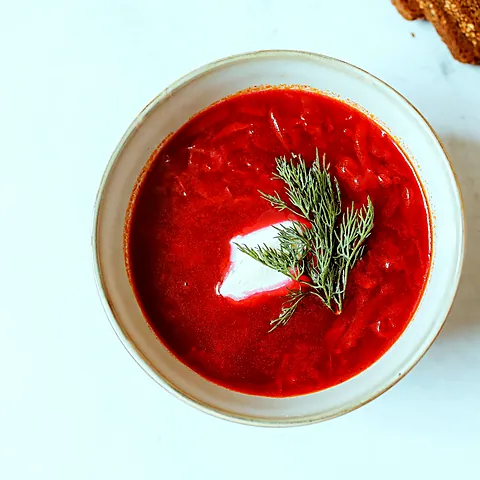
#> input picture assets/food/barszcz-sq.webp, 480 x 480 px, given as the content of the folder ../assets/food/barszcz-sq.webp, which was not available
$ python process_photos.py ../assets/food/barszcz-sq.webp
#> lines starting #> are read from the running program, lines starting #| are printed output that depends on the picture; pictures that were not available may be replaced by others from this repository, and a replacement may not be noted
#> in main, im is the input picture: PIL image 480x480 RGB; mean R, G, B 193.9, 166.9, 159.5
"""Retouch dish photos: white balance, auto levels, vibrance, sharpen, 4:5 + square crops.

Usage: python3 tools/process_photos.py <dir with originals>  -> assets/food/<name>.webp, <name>-sq.webp
"""
import sys, os
import numpy as np
from PIL import Image, ImageFilter, ImageOps

# Horizontal/vertical focus (0..1) for the crop, per dish.
FOCUS = {"barszcz": (0.43, 0.5), "jajka-boczek": (0.5, 0.5)}
# Dishes that also get a landscape crop (hero).
WIDE = {"barszcz"}
OUT = os.path.join(os.path.dirname(__file__), "..", "assets", "food")


def grade(im):
    a = np.asarray(im.convert("RGB")).astype(np.float32) / 255
    # Gray-world white balance, applied at 70% so food keeps its warmth.
    means = a.reshape(-1, 3).mean(0)
#> means = [0.76, 0.655, 0.625]
    gain = means.mean() / means
#> gain = [0.895, 1.04, 1.09]
    a *= 1 + (gain - 1) * 0.7
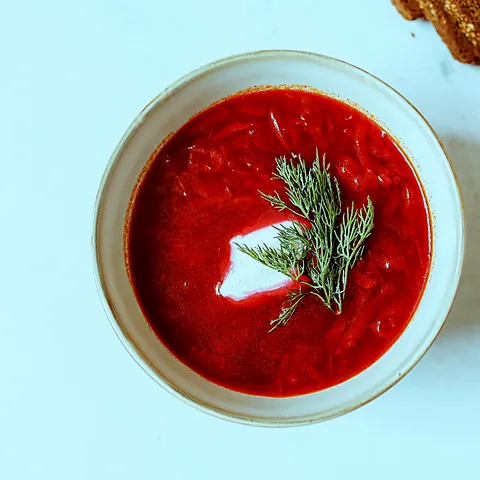
#> a: shape (480, 480, 3) float32; mean R, G, B 0.704, 0.672, 0.664; drawn with min black and max white
    # Auto levels on luminance (0.4% / 99.6%).
    lum = 0.2126 * a[..., 0] + 0.7152 * a[..., 1] + 0.0722 * a[..., 2]
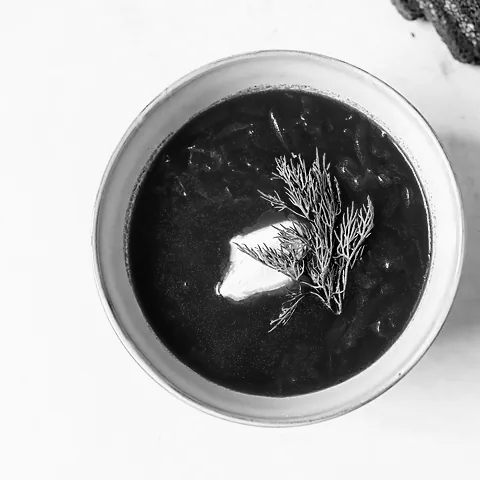
#> lum: shape (480, 480) float32; min 0, max 1.01, mean 0.678; drawn with min black and max white
    lo, hi = np.percentile(lum, [0.4, 99.6])
#> lo = 0.0277; hi = 0.991
    a = (a - lo) / max(hi - lo, 1e-3)
    a = np.clip(a, 0, 1)
    # Gentle S-curve for contrast.
    a = a + 0.35 * a * (1 - a) * (2 * a - 1)
    a = np.clip(a, 0, 1)
    # Vibrance: boost low-saturation pixels more than saturated ones.
    mx, mn = a.max(2, keepdims=True), a.min(2, keepdims=True)
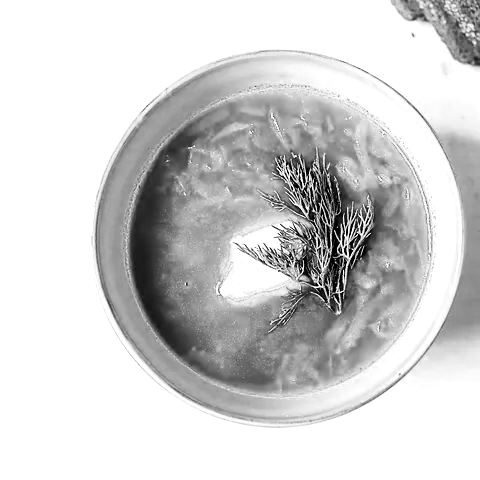
#> mx: shape (480, 480, 1) float32; min 0, max 1, mean 0.819
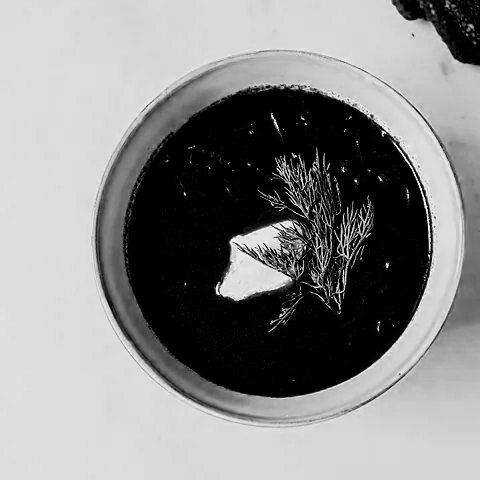
#> mn: shape (480, 480, 1) float32; min 0, max 0.951, mean 0.546
    sat = mx - mn
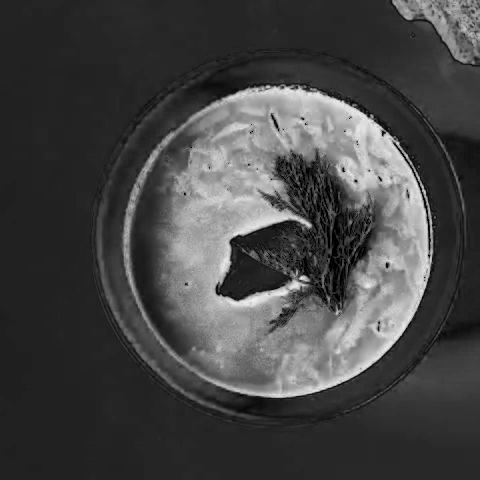
#> sat: shape (480, 480, 1) float32; min 0, max 0.948, mean 0.273
    mean = a.mean(2, keepdims=True)
    a = mean + (a - mean) * (1 + 0.28 * (1 - sat))
    # Slight warmth.
    a[..., 0] *= 1.015
    a[..., 2] *= 0.985
    out = Image.fromarray((np.clip(a, 0, 1) * 255).astype(np.uint8))
    return out


def crop(im, ratio, focus):
    w, h = im.size
    fx, fy = focus
    if w / h > ratio:
        nw = int(h * ratio)
        x = int(min(max(fx * w - nw / 2, 0), w - nw))
        return im.crop((x, 0, x + nw, h))
    nh = int(w / ratio)
    y = int(min(max(fy * h - nh / 2, 0), h - nh))
    return im.crop((0, y, w, y + nh))


def main(src):
    os.makedirs(OUT, exist_ok=True)
    for f in sorted(os.listdir(src)):
        name, _ = os.path.splitext(f)
        im = ImageOps.exif_transpose(Image.open(os.path.join(src, f)))
        im = grade(im)
        focus = FOCUS.get(name, (0.5, 0.5))
        variants = [("", 4 / 5, (1000, 1250)), ("-sq", 1, (480, 480))]
        if name in WIDE:
            variants.append(("-wide", 4 / 3, (1200, 900)))
        for suffix, ratio, size in variants:
            c = crop(im, ratio, focus).resize(size, Image.LANCZOS)
            c = c.filter(ImageFilter.UnsharpMask(radius=1.2, percent=70 if suffix else 55, threshold=2))
            c.save(os.path.join(OUT, f"{name}{suffix}.webp"), "WEBP", quality=80, method=6)
#> this loop made 2 passes
#> pass 1, in main, `c = crop(im, ratio, focus).resize(size, Image.LANCZOS)`:
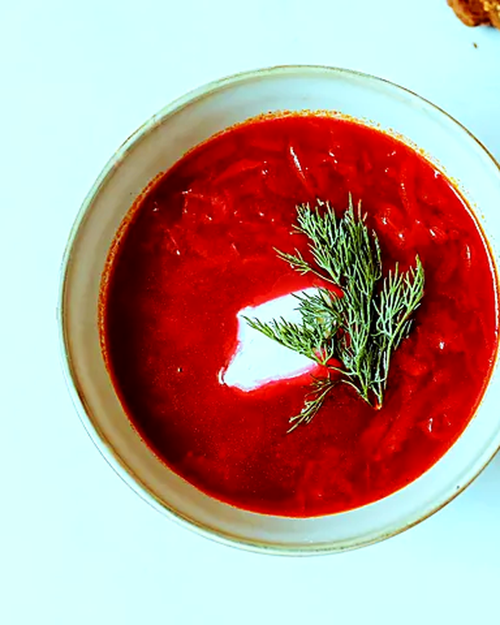
#> c: PIL image 1000x1250 RGB (shown at 1/2 size); mean R, G, B 183.6, 153.1, 144.5
#> pass 2, in main, `c = c.filter(ImageFilter.UnsharpMask(radius=1.2, percent=70 if suffix ..`:
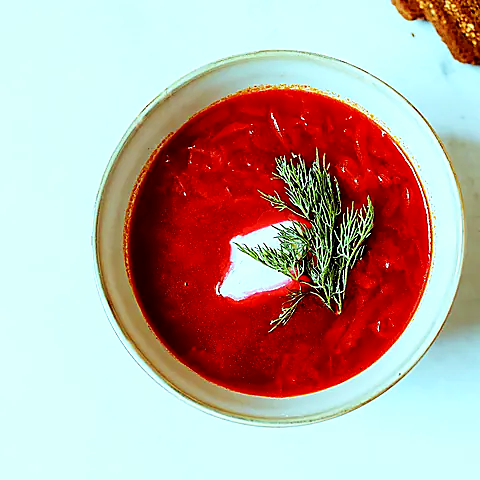
#> c: PIL image 480x480 RGB; mean R, G, B 186.9, 168.7, 160.5
        print(name)


if __name__ == "__main__":
    main(sys.argv[1])
